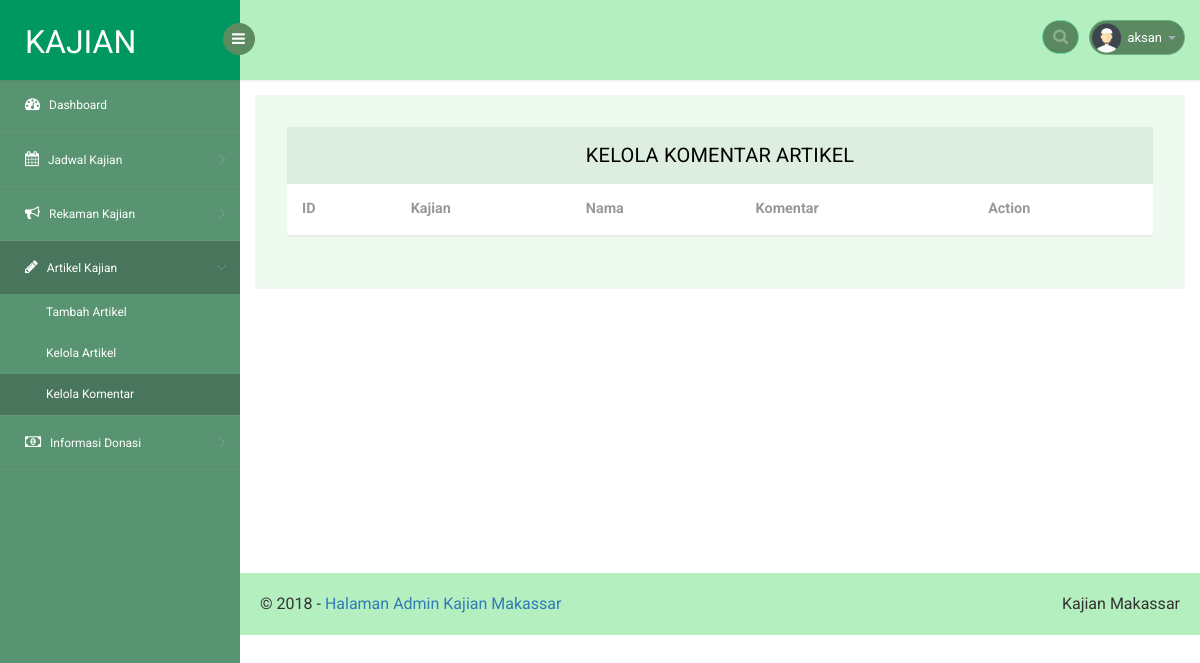
Page /web/komentarartikel.php (signed in) on the earlier database version.
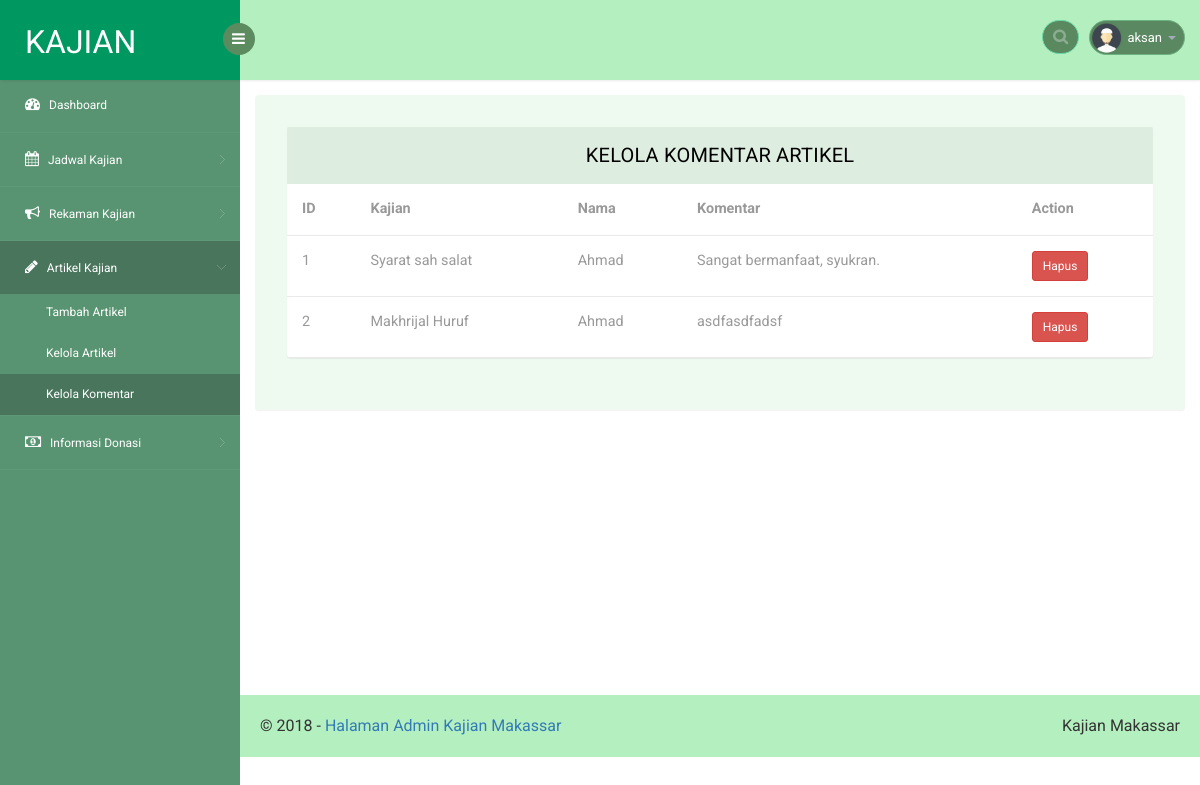
Same page on the later database version.
### tables this page shows
CREATE TABLE `komentar` (
  `id` int(11) NOT NULL,
  `id_artikel` int(11) NOT NULL,
  `nama` varchar(50) NOT NULL,
  `komentar` text NOT NULL
);

CREATE TABLE `artikel_kajian` (
  `id` int(11) NOT NULL,
  `judul` varchar(500) NOT NULL,
  `pembicara` varchar(250) NOT NULL,
  `deskripsi` text NOT NULL,
  `kategori` enum('aqidah','tauhid','fikih','tematik') NOT NULL
);

### web/connect.php (called while the page is built, shortened)
<?php
	$link = "http://localhost/kajian-sunnah/web";
 ?>

### web/komentarartikel.php (the view, shortened to what the changed rows need)
<?php
include "connect.php";
if (!isset($_SESSION['nama_user'])) {
  header('location:'.$link.'/login.php');
}elseif (isset($_SESSION['nama_user'])) {
 ?>
 <!DOCTYPE html>
 <head>
    <link rel="stylesheet" href="css/bootstrap.min.css" >
    <link href="css/style.css" rel='stylesheet' type='text/css' />
    <link href="css/style-responsive.css" rel="stylesheet"/>
    <link rel="stylesheet" href="css/font.css" type="text/css"/>
    <link href="css/font-awesome.css" rel="stylesheet">
    <link rel="stylesheet" href="css/morris.css" type="text/css"/>
    <link rel="stylesheet" href="css/monthly.css">
</head>
<body>
    <section id="container">
        <section id="main-content">
         <section class="wrapper">
          <div class="table-agile-info">
           <div class="panel panel-default">
              <div>
                <table class="table" ui-jq="footable" ui-options='{
                  "paging": {
                    "enabled": true
                  },
                  "filtering": {
                    "enabled": true
                  },
                  "sorting": {
                    "enabled": true
                  }}'>
                  <thead>
                    <tr>
                      <th data-breakpoints="xs">ID</th>
                      <th>Kajian</th>
                      <th>Nama</th>
                      <th data-breakpoints="xs">Komentar</th>
                      <th >Action</th>
                    </tr>
                  </thead>
                  <tbody>
                    <?php
                      $query = "SELECT komentar.id, artikel_kajian.judul, komentar.nama, komentar.komentar FROM komentar inner join artikel_kajian WHERE komentar.id_artikel=artikel_kajian.id";
                      $result = $conn->query($query);
                      while ($row = $result->fetch_assoc()) {
                     ?>
                    <tr>
                      <td><?php echo $row['id']; ?></td>
                      <td><?php echo $row['judul']; ?></td>
                      <td><?php echo $row['nama']; ?></td>
                      <td><?php echo $row['komentar']; ?></td>
                      <td>
                        <a onclick="return confirm('Hapus Komentar <?php echo $row['nama']; ?>?')" href="<?php echo $link; ?>/proses/crud-artikel.php?hapuskomen=<?php echo $row['id'] ?>"><button type="button" class="btn btn-sm btn-danger">Hapus</button></a>
                      </td>
                    </tr>
                    <?php } ?>
                  </tbody>
                </table>
              </div>
            </div>
          </div>
         </section>
       </section>
</section>
</body>
</html>
<?php
}
?>

Differences in the rows shown:
added komentar: id "1", id_artikel.judul "Syarat sah salat", nama "Ahmad", komentar "Sangat bermanfaat, syukran."
added komentar: id "2", id_artikel.judul "Makhrijal Huruf", nama "Ahmad", komentar "asdfasdfadsf"
